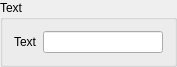
<?xml version="1.0" encoding="UTF-8"?>
<ui version="4.0">
 <class>text</class>
 <widget class="QGroupBox" name="text">
  <property name="geometry">
   <rect>
    <x>0</x>
    <y>0</y>
    <width>177</width>
    <height>63</height>
   </rect>
  </property>
  <property name="windowTitle">
   <string>GroupBox</string>
  </property>
  <property name="title">
   <string>Text</string>
  </property>
  <layout class="QFormLayout" name="formLayout">
   <item row="0" column="0">
    <widget class="QLabel" name="label">
     <property name="text">
      <string>Text</string>
     </property>
    </widget>
   </item>
   <item row="0" column="1">
    <widget class="QLineEdit" name="leText"/>
   </item>
  </layout>
 </widget>
 <resources/>
 <connections/>
</ui>
